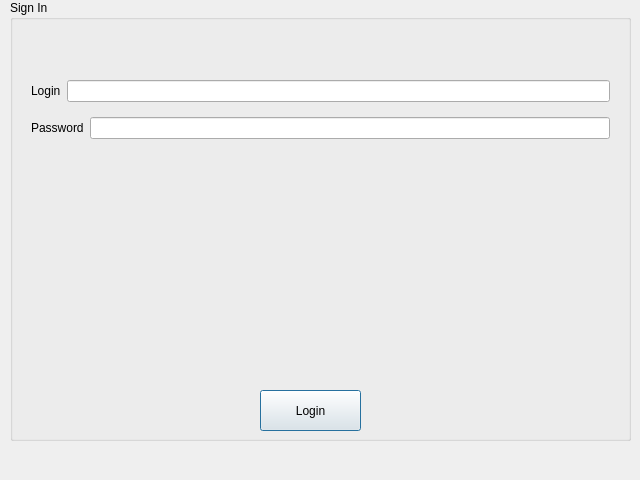
<?xml version="1.0" encoding="UTF-8"?>
<ui version="4.0">
 <class>LoginDialog</class>
 <widget class="QDialog" name="LoginDialog">
  <property name="geometry">
   <rect>
    <x>0</x>
    <y>0</y>
    <width>640</width>
    <height>480</height>
   </rect>
  </property>
  <property name="windowTitle">
   <string>LoginDialog</string>
  </property>
  <widget class="QGroupBox" name="groupBox">
   <property name="geometry">
    <rect>
     <x>10</x>
     <y>0</y>
     <width>621</width>
     <height>441</height>
    </rect>
   </property>
   <property name="title">
    <string>Sign In</string>
   </property>
   <widget class="QPushButton" name="pushButton">
    <property name="geometry">
     <rect>
      <x>250</x>
      <y>390</y>
      <width>101</width>
      <height>41</height>
     </rect>
    </property>
    <property name="text">
     <string>Login</string>
    </property>
   </widget>
   <widget class="QWidget" name="verticalLayoutWidget">
    <property name="geometry">
     <rect>
      <x>10</x>
      <y>60</y>
      <width>601</width>
      <height>101</height>
     </rect>
    </property>
    <layout class="QVBoxLayout" name="verticalLayout_2">
     <item>
      <layout class="QHBoxLayout" name="horizontalLayout">
       <item>
        <widget class="QLabel" name="label">
         <property name="text">
          <string>Login</string>
         </property>
        </widget>
       </item>
       <item>
        <widget class="QLineEdit" name="lineEdit"/>
       </item>
      </layout>
     </item>
     <item>
      <layout class="QHBoxLayout" name="horizontalLayout_2">
       <item>
        <widget class="QLabel" name="label_2">
         <property name="text">
          <string>Password</string>
         </property>
        </widget>
       </item>
       <item>
        <widget class="QLineEdit" name="lineEdit_2">
         <property name="echoMode">
          <enum>QLineEdit::Password</enum>
         </property>
        </widget>
       </item>
      </layout>
     </item>
    </layout>
   </widget>
  </widget>
 </widget>
 <layoutdefault spacing="6" margin="11"/>
 <resources/>
 <connections/>
</ui>
